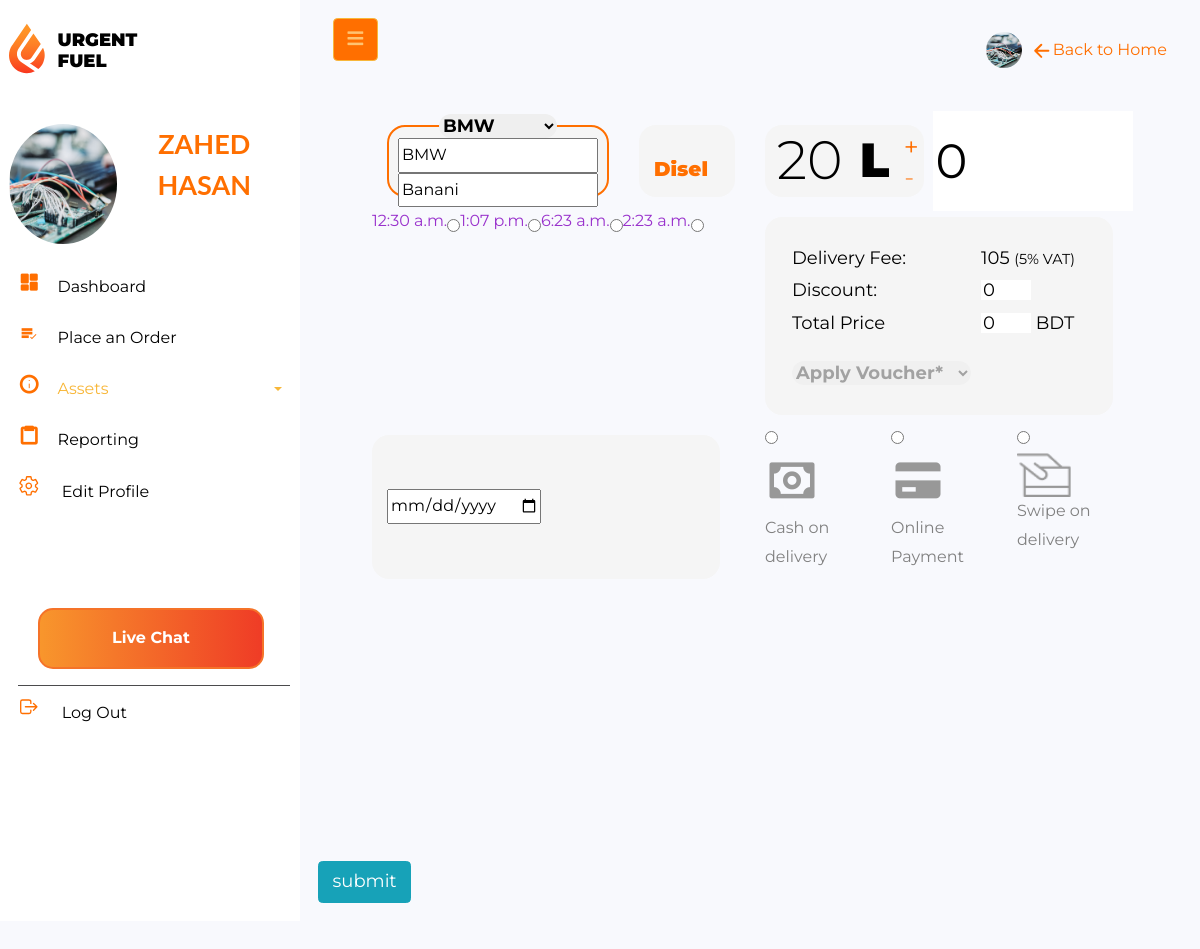
The page /order_fuel/ (signed in) on the database as committed earlier.
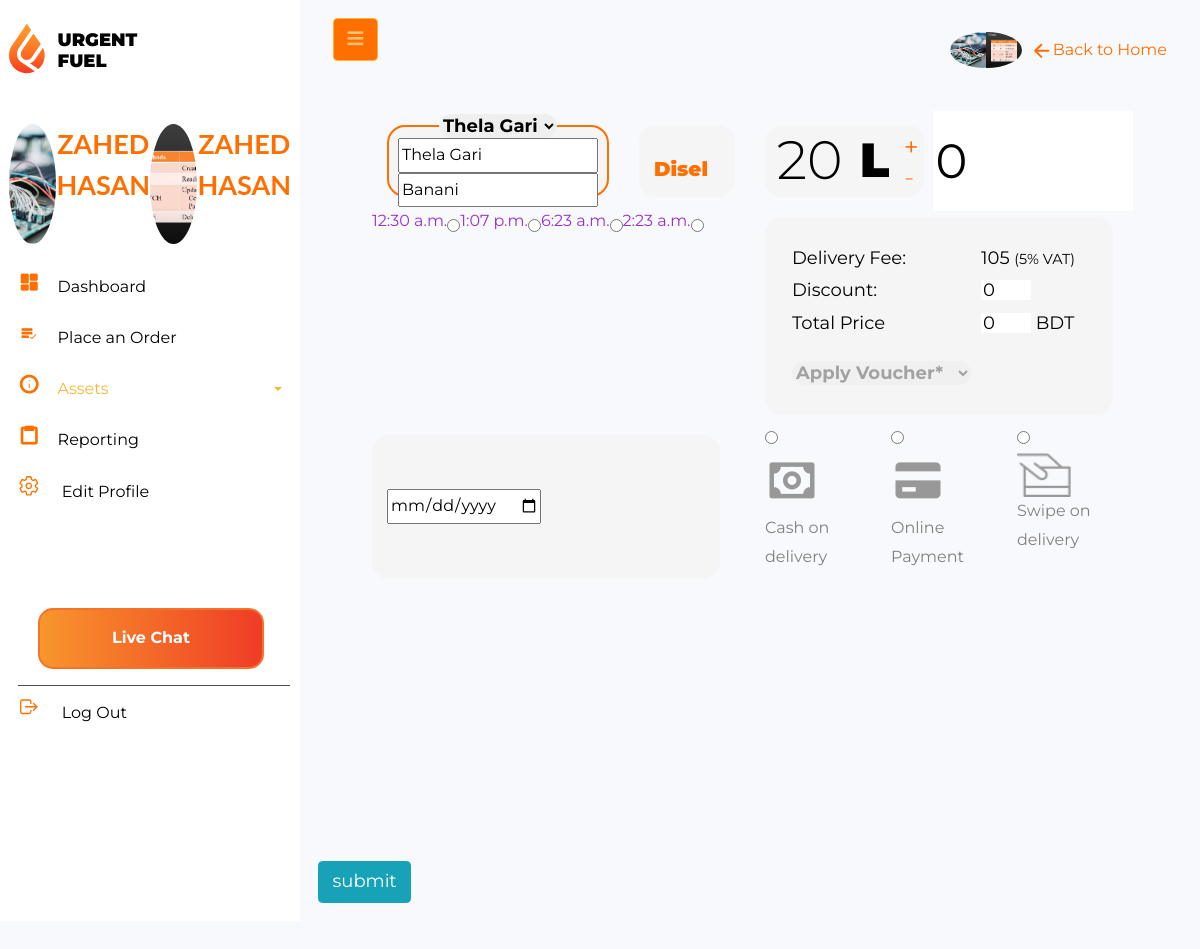
The same page on the database as committed later.
### Uftl_App/models.py (models this page shows)
class Contact_Assets(models.Model):
    user = models.ForeignKey(User, on_delete=models.CASCADE)
    full_name = models.CharField(max_length=220)
    company_name = models.CharField(max_length=220, blank=True)
    phone_number = models.IntegerField()
    email = models.EmailField(max_length=220, blank=True)
    area = models.CharField(max_length=220)
    contact_photo = models.ImageField(upload_to='contact_files')
    city = models.CharField(max_length=300)
    billing_add = models.CharField(max_length=300)

class OrderDashboard(models.Model):
    client = models.ForeignKey(User, on_delete=models.CASCADE)
    time = models.TimeField(verbose_name='Please put your time', blank=True)
    reserved = models.BooleanField(default=False)

class Fuel_price(models.Model):
    fuel_amount = models.IntegerField(default='1')
    base_cost = models.IntegerField(default='1')
    disel_price = models.IntegerField(default='1', null=True)
    octen_price = models.IntegerField(default='1', null=True)
    total_amount = models.IntegerField(default='1', null=True)
    delivery_charge = models.IntegerField(default='1', null=True)

### Uftl_App/views.py (the view, shortened to what this page needs)
# urls.py: path('order_fuel/', views.order_fuel, name='order_fuel'),
@login_required()
def order_fuel(request):
    ct_profile = Contact_Assets.objects.filter(user=request.user)
    if request.method == "GET":
        pass
    cp = cupon_code.objects.all()
    oil_price = Fuel_price.objects.all()
    ai = Assets.objects.all()
    ft_utils = fuel_utils.objects.all()
    from django.db.models import Q
    date_time = OrderDashboard.objects.all()
    reservation = False
    dict = {'date_time': date_time, 'reservation': reservation, 'ft_utils': ft_utils, 'cp': cp,
            'oil_price': oil_price, 'ai': ai, 'ct_profile': ct_profile}
    return render(request, 'Uftl_App/orderfuel.html', context=dict)

### templates/Uftl_App/orderfuel.html (shortened to what the changed rows need)
{% extends 'profile_base.html' %} {% load static %} {% block title_block %}Order Dashboard{% endblock %} {% block profile_block %}
<div class="wrapper d-flex align-items-stretch" xmlns="http://www.w3.org/1999/html">
    <nav id="sidebar">
        <div class="p-2 pt-1">
            <div class="profile">
                {% for x in ct_profile %}
                <a href="#" class="img logo rounded-circle mb-2" style="background-image: url({{ x.contact_photo.url }});"> </a>
                <h3 class="text-center mb-4 username">{{ x.full_name }}</h3>
                {% endfor %}
            </div>
        </div>
    </nav>
    <div id="content" class="p-4 p-md-3">
        <nav class="">
            <div class="container-fluid">
                <div class="float-right">
                    <div class=" menu ">
                        <div class="header__img ">
                            {% for x in ct_profile %}
                            <img class="navimage" src="{{ x.contact_photo.url }}" alt=" "> {% endfor %}
                        </div>
                    </div>
                </div>
            </div>
        </nav>
        <form method="POST">
            <div id="content" class="p-4 p-md-5">
                <div class="container-fluid">
                    <div class="row">
                        <div class="col-12  col-sm-6 col-md-4">
                            <div class="assetselect">
                                <select class="assetdropdown" id="assetname">
                                        {% for i in ai %}
                                            <option selected value="{{ i.asset_name }}_{{ i.asset_location }}">{{ i.asset_name }}</option>
                                        {% endfor %}
                                    </select>
                                <input type="text" name="asset_name" class="al" id="asstLoc" readonly>
                                <input type="text" name="asset_location" class="al" value="" id="asstnam" readonly>
                            </div>
                        </div>
                    </div>
                    <div class="row">
                        <div class="col-12 col-sm-6">
                            <div class="row">
                                {% for item in date_time %}
                                <label style="color: darkorchid;">{{ item.time }}</label>
                                <input type="radio" name="time" value="{{ item.time }}"> {% endfor %}
                            </div>
                        </div>
                        {% for x in oil_price %}
                        <div class="col-12 col-sm-6">
                            <div class="price p-4">
                                <div class="row justify-content-evenly">
                                    <div class="col-7 tol ">
                                        Delivery Fee:
                                    </div>
                                    <div class="col-5 tol" id="delicharge">
                                        {{ x.delivery_charge }}
                                        <small>(5% VAT)</small>
                                    </div>
                                </div>
                                <div class="row">
                                    <div class="col-7 tol">
                                        Discount:
                                    </div>
                                    <div class="col-5 tol" id="dp">
                                        <input type="text" class="disPrice" name="discount" id="discountValue" value="0" readonly>
                                    </div>
                                </div>
                                <div class="row">
                                    <div class="col-7 tol">
                                        Total Price
                                    </div>
                                    <div class="col-5 tol">
                                        <p class="total-price">
                                            <input type="text" name="total_amount" class="disPrice" id="price" value="0" readonly>
                                            <span> BDT</span>
                                        </p>
                                    </div>
                                </div>
                                <div class="row">
                                    <div class="col-12 tol">
                                        <select name="fuel-type" id="discountSelect" class="assetdropdown">
                                                <option selected value="0">Apply Voucher*</option>
                                            </select>
                                    </div>
                                </div>
                            </div>
                            {% endfor %}
                        </div>
                    </div>
                </div>
            </div>
        </form>
    </div>
</div>
{% endblock %}

Rows that differ between the two databases and show on the page:
added Contact_Assets: contact_photo (picture), full_name "ZAHED HASAN"
Other text that changed with them:
form field value: "BMW" → "Thela Gari"
form field asset_name: "BMW" → "Thela Gari"
